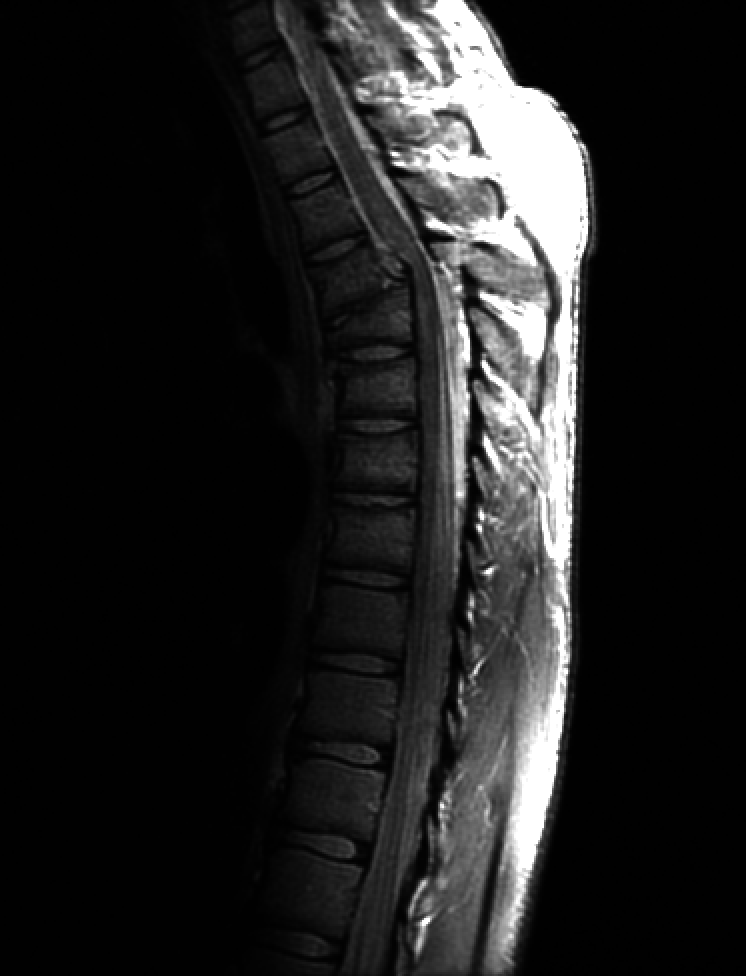
#> input picture lab2/Proj03-02/input.tif, 746 x 976 px
$ python main.py
#> lines starting #> are read from the running program, lines starting #| are printed output that depends on the picture
### lab2/Proj03-02/HistEqualization.py
# Proj03-02: Histogram Equalization
# input: a 2-D grayscale image data, type np.uint8 , range 0~255
# histVector: 1-D array contains the histogram of an image, 256 elements, type  np.float32, 整數 (不可命名為 histogram, 原因同上)
# output: a 2-D grayscale image data, type np.uint8 ,range 0~255
# T: a row(or column) vector of the transformation function, 256 elements, type np.uint8 , range 0~255

# histVector = imageHist(input);
# [output, T] = histEqualization(input);

# histEqualization() 內必須用到自己寫的 imageHist()
# 畫 histogram 可以使用  plt.plot() ；
# 畫 transformation  function 可以使用 plt.step()

import matplotlib.pyplot as plt
import numpy as np


def imageHist(input):
    histVector = np.zeros(256, dtype=np.float32)

    for row in input:
        for pix in row:
            histVector[pix] += 1

    return histVector

def drawHistogram(h, name):

    plt.figure()
    plt.bar(np.arange(256), h)
    plt.title(f"Histogram of {name} image")
    plt.xlabel("Intensity Level")
    plt.ylabel("Count")
    plt.xlim([0, 255])
    plt.savefig(f"{name}_hist.png")
    plt.close()

    # print("sum prob:", np.sum(h))
    print(f"Histogram of {name} image is Plotted")
    return

def histEqualization(input):

    # get histogram and draw histogram
    histVector = imageHist(input)
    drawHistogram(histVector, "original")

    # normalize to probability
    total_pixel = input.shape[0] * input.shape[1]
    histVector = histVector / total_pixel

    # compute transformation function
    S = np.zeros(256, dtype=np.float32)
    S[0] = 255 * histVector[0]

    for i in range(1,256):
        S[i] = S[i-1] + 255 * histVector[i]

    S = np.round(S).astype(np.uint8)
    print("Transformation Function is Computed")

    # generate transformed image
    transformedImage = S[input]

    return transformedImage,S


def drawTransformation(T):
    x = np.arange(256)

    plt.figure()
    plt.step(x, T, where='mid')
    plt.title("Transformation Function")
    plt.xlabel("Input Intensity Level")
    plt.ylabel("Output Intensity Level")
    plt.xlim([0, 255])
    plt.ylim([0, 255])
    plt.savefig("transformation.png")
    plt.close()

    print("Transformation Function is Plotted")
    return

### lab2/Proj03-02/main.py
import cv2
import HistEqualization as Hist

INPUT_IMAGE = "input.tif"


def main():

    try:
        img = cv2.imread(INPUT_IMAGE, cv2.IMREAD_UNCHANGED)
#> img is the input picture: shape (976, 746); min 0, max 255, mean 32.6

        output, T = Hist.histEqualization(img)
#> after the loop in imageHist, `for row in input:`: histVector = 256 values, max 407152 at index 1, min 0 at index 59, mean 2844.1
#> in drawHistogram, `plt.savefig(f"{name}_hist.png")`:
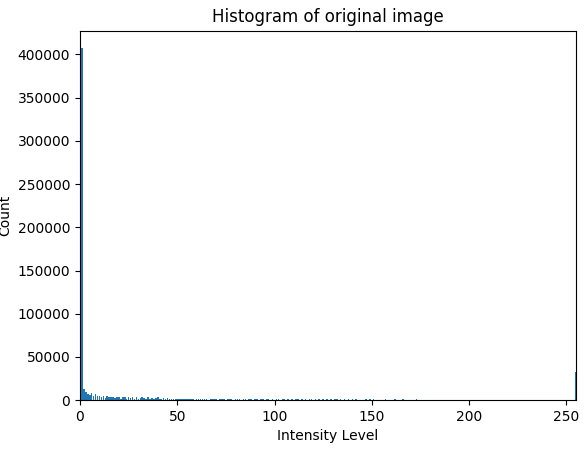
#> figure drawn by matplotlib, 1 panel; tallest bar 407152 high, from x = 0.6 to 1.4
#> in histEqualization, `histVector = histVector / total_pixel`: histVector = 256 values, max 0.559 at index 1, min 0 at index 59, mean 0.00391
#> after the loop in histEqualization, `for i in range(1,256):`: S = 256 values from 3.71 to 255
#> in histEqualization, `S = np.round(S).astype(np.uint8)`: S = 256 values from 4 to 255
#> in histEqualization, `transformedImage = S[input]`:
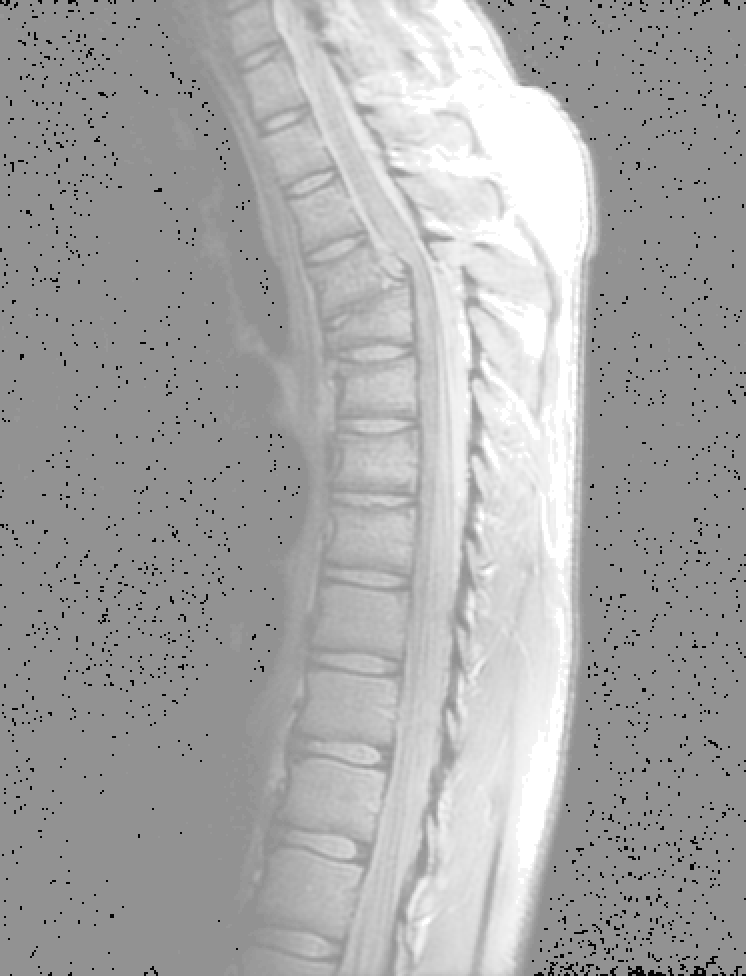
#> transformedImage: shape (976, 746); min 4, max 255, mean 167.7
#> T = 256 values from 4 to 255

        Hist.drawTransformation(T)
#> in drawTransformation, `plt.savefig("transformation.png")`:
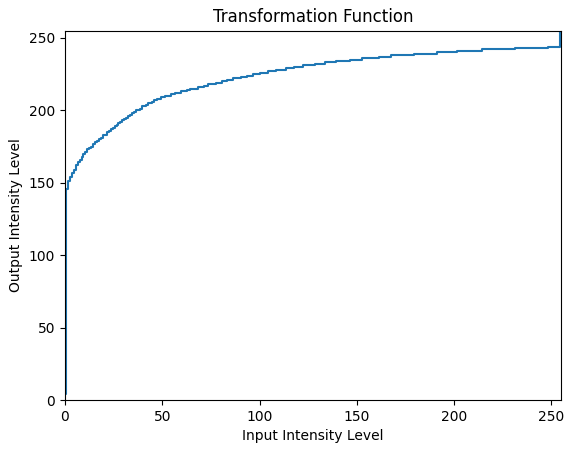
#> figure drawn by matplotlib, 1 panel; curve peaks at x = 255, y = 255

        out_hist = Hist.imageHist(output)
#> out_hist = 256 values, max 407152 at index 146, min 0 at index 0, mean 2844.1
        Hist.drawHistogram(out_hist, "transformed")
#> call 2 of drawHistogram, with h = array of shape (256,), name = 'transformed'
#> in drawHistogram (call 2), `plt.savefig(f"{name}_hist.png")`:
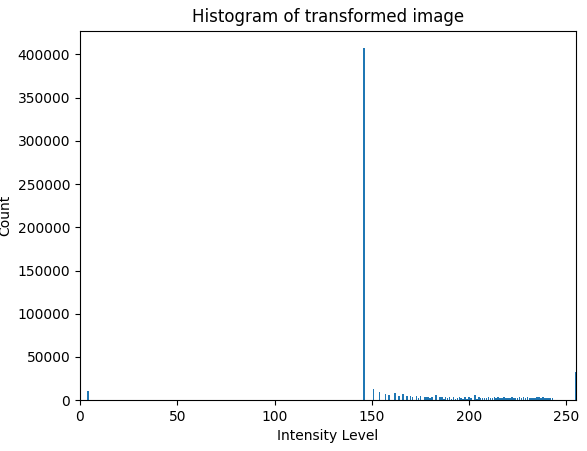
#> figure drawn by matplotlib, 1 panel; tallest bar 407152 high, from x = 145.6 to 146.4

        cv2.imwrite("out.tif", output)
        print("Transformed Image is Saved")

        print("All Tasks Done")


    except Exception as e:
        print("Error" + str(e))
        print("Transformation Fails")
        print("Please Try Again")


if __name__ == "__main__":
    main()
